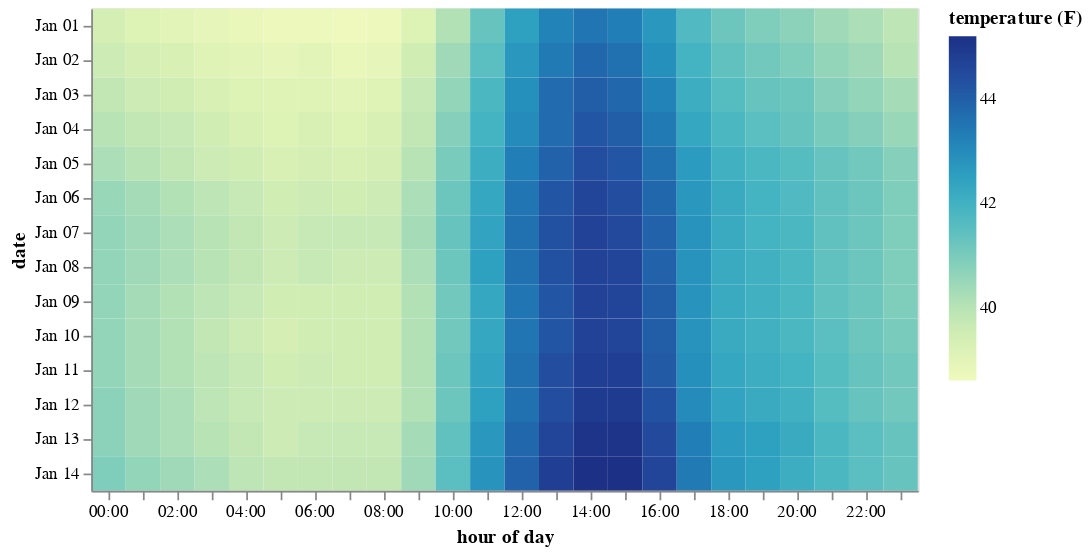

Notebook source saved alongside this figure:
### Code cell
alt.Chart(temps).mark_rect().encode(
    alt.X('hoursminutes(date):O', title='hour of day'),
    alt.Y('monthdate(date):O', title='date'),
    alt.Color('temp:Q', title='temperature (F)')
)

### Figure 1 — Vega-Lite specification as saved in the notebook (floating-point values rounded to 4 significant figures; data arrays with more than 128 entries replaced by an {"elided": "..."} marker saying what was removed)
{"config": {"view": {"continuousWidth": 400, "continuousHeight": 300}}, "data": {"name": "data-29152d9ab7dcda1a65f1895ba9b7cc51"}, "mark": "rect", "encoding": {"color": {"type": "quantitative", "field": "temp", "title": "temperature (F)"}, "x": {"type": "ordinal", "field": "date", "timeUnit": "hoursminutes", "title": "hour of day"}, "y": {"type": "ordinal", "field": "date", "timeUnit": "monthdate", "title": "date"}}, "$schema": "https://vega.github.io/schema/vega-lite/v4.8.1.json", "datasets": {"data-29152d9ab7dcda1a65f1895ba9b7cc51": {"elided": "336 records"}}}
